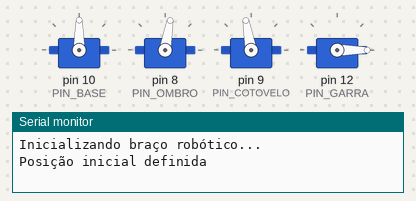
The sketch below on a simulated Arduino Uno, built with avr-gcc and run on an emulated ATmega328P. Parts: 4 × servo, the last lines printed to the serial monitor.

Above: at 0.1 s.
At 7.3 s:
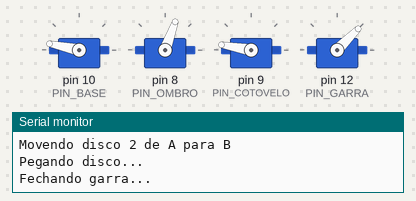
At 14.2 s:
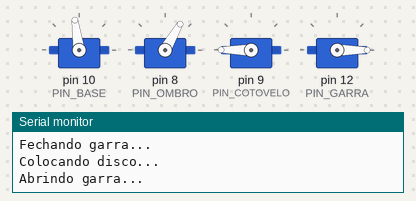
At 21.7 s:
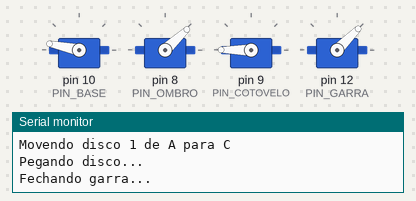
At 29.4 s:
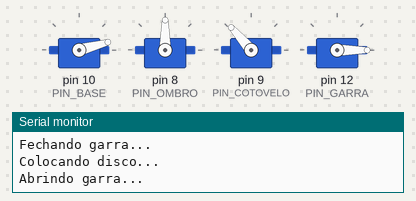
At 35.4 s:
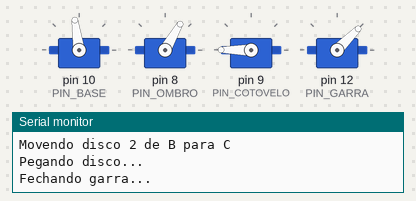
Timing chart, 0 to 40.0 s (numbered marks = the images above):
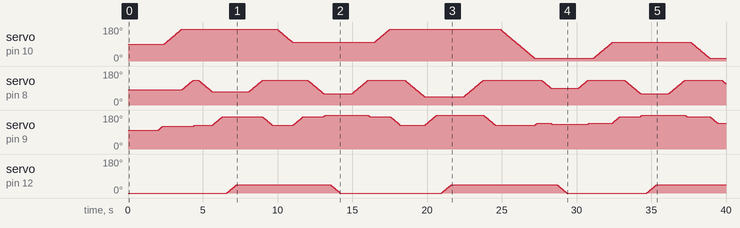

The sketch:

braco_hanoi.ino
```cpp
#include <Servo.h>

// ==== SERVOS ====
Servo baseServo;      // gira esquerda / centro / direita
Servo ombroServo;     // sobe/desce braço principal
Servo cotoveloServo;  // dobra o braço
Servo garraServo;     // abre/fecha garra

// ==== PINOS ====
const int PIN_BASE = 10;
const int PIN_OMBRO = 8;
const int PIN_COTOVELO = 9;
const int PIN_GARRA = 12;

// ==== CONFIG GARRA ====
const int GARRA_ABERTA = 0;
const int GARRA_FECHADA = 45;

// ==== CONFIGURAÇÕES DE MOVIMENTO ====
const int STEP_DELAY = 15;   // ms entre passos (movimento suave)
const int STEP_SIZE = 1;     // graus por passo
const int MOVE_DELAY = 300;  // ms após movimentos principais

// ==== POSIÇÕES CALIBRADAS ====
struct Pose {
  int base;
  int ombro;
  int cotovelo;
};

// Haste A (esquerda)
Pose A_UP = {168, 130, 125};  // base - altura - frente
Pose A_LOW_BIG = {168, 43, 180};
Pose A_LOW_SMALL = {168, 70, 170};

// Haste B (meio)
Pose B_UP = {98, 130, 172};
Pose B_LOW_BIG = {98, 61, 180};
Pose B_LOW_SMALL = {98, 60, 180};

// Haste C (direita)
Pose C_UP = {15, 130, 137};
Pose C_LOW_BIG = {15, 90, 131};
Pose C_LOW_SMALL = {15, 80, 137};

// ==== VARIÁVEIS DE POSIÇÃO ATUAL ====
int basePos = 90;
int ombroPos = 80;
int cotoveloPos = 100;
int garraPos = GARRA_ABERTA;

// ==== FUNÇÕES OTIMIZADAS ====

// Move servo suavemente mantendo controle de posição
void moveServoSmoothTracked(Servo &s, int target, int &shadowVar) {
  while (shadowVar != target) {
    if (shadowVar < target) shadowVar += STEP_SIZE;
    else if (shadowVar > target) shadowVar -= STEP_SIZE;
    s.write(shadowVar);
    delay(STEP_DELAY);
  }
}

// Configuração imediata de servo
void setServoImmediate(Servo &s, int angle, int &shadowVar) {
  shadowVar = angle;
  s.write(angle);
}

// Movimento otimizado para pose - versão corrigida
void gotoPose(Pose p) {
  // Se já está na pose, não faz nada
  if (basePos == p.base && ombroPos == p.ombro && cotoveloPos == p.cotovelo) {
    return;
  }

  // Movimento seguro: ajusta altura antes de girar apenas se necessário
  int baseDiff = abs(basePos - p.base);

  // Sobe antes de girar apenas se:
  // 1. Precisa girar bastante E
  // 2. Não está já em uma posição segura E
  // 3. Não está indo para uma posição baixa
  if (baseDiff > 30 &&
      (ombroPos < 70 || cotoveloPos < 110) &&
      p.ombro > 70) {  // Só levanta se o destino não for baixo
    // Levanta para posição segura antes de girar
    moveServoSmoothTracked(ombroServo, 80, ombroPos);
    moveServoSmoothTracked(cotoveloServo, 120, cotoveloPos);
    delay(100);
  }

  // Executa movimentos
  moveServoSmoothTracked(baseServo, p.base, basePos);
  moveServoSmoothTracked(ombroServo, p.ombro, ombroPos);
  moveServoSmoothTracked(cotoveloServo, p.cotovelo, cotoveloPos);
  delay(MOVE_DELAY);
}

void openGripper() {
  Serial.println("Abrindo garra...");
  moveServoSmoothTracked(garraServo, GARRA_ABERTA, garraPos);
  delay(MOVE_DELAY);
}

void closeGripper() {
  Serial.println("Fechando garra...");
  moveServoSmoothTracked(garraServo, GARRA_FECHADA, garraPos);
  delay(MOVE_DELAY);
}

// Função unificada para pegar disco
void pickFrom(Pose upPose, Pose lowPose) {
  Serial.println("Pegando disco...");
  gotoPose(upPose);
  gotoPose(lowPose);
  closeGripper();
  delay(500);  // Delay extra para garantir que fechou
  gotoPose(upPose);
}

// Função unificada para colocar disco
void placeOn(Pose upPose, Pose lowPose) {
  Serial.println("Colocando disco...");
  gotoPose(upPose);
  gotoPose(lowPose);
  openGripper();
  delay(500);  // Delay extra para garantir que abriu
  gotoPose(upPose);
}

// ==== ALGORITMO TORRE DE HANÓI ====

// Função auxiliar para determinar pose baseada no tamanho do disco e haste
Pose getPose(char haste, int tamanhoDisco, bool isUp) {
  if (isUp) {
    switch (haste) {
      case 'A': return A_UP;
      case 'B': return B_UP;
      case 'C': return C_UP;
    }
  } else {
    switch (haste) {
      case 'A':
        return (tamanhoDisco == 1) ? A_LOW_BIG : A_LOW_SMALL;
      case 'B':
        return (tamanhoDisco == 1) ? B_LOW_BIG : B_LOW_SMALL;
      case 'C':
        return (tamanhoDisco == 1) ? C_LOW_BIG : C_LOW_SMALL;
    }
  }
  return A_UP;  // fallback
}

// Move disco entre hastes
void moveDisco(char origem, char destino, int tamanhoDisco) {
  Serial.print("Movendo disco ");
  Serial.print(tamanhoDisco);
  Serial.print(" de ");
  Serial.print(origem);
  Serial.print(" para ");
  Serial.println(destino);

  Pose upOrigem = getPose(origem, tamanhoDisco, true);
  Pose lowOrigem = getPose(origem, tamanhoDisco, false);
  Pose upDestino = getPose(destino, tamanhoDisco, true);
  Pose lowDestino = getPose(destino, tamanhoDisco, false);

  pickFrom(upOrigem, lowOrigem);
  placeOn(upDestino, lowDestino);
}

// Versão específica para 2 discos
void hanoi2() {
  Serial.println("Iniciando Torre de Hanoi com 2 discos");
  moveDisco('A', 'B', 2);  // Pequeno A->B
  moveDisco('A', 'C', 1);  // Grande A->C
  moveDisco('B', 'C', 2);  // Pequeno B->C
  Serial.println("Torre de Hanoi concluída!");
}

// ==== SETUP E LOOP ====
void setup() {
  Serial.begin(9600);
  Serial.println("Inicializando braço robótico...");

  // Inicializa servos
  baseServo.attach(PIN_BASE);
  ombroServo.attach(PIN_OMBRO);
  cotoveloServo.attach(PIN_COTOVELO);
  garraServo.attach(PIN_GARRA);

  // Posição inicial segura
  basePos = 90;
  ombroPos = 80;
  cotoveloPos = 100;
  garraPos = GARRA_ABERTA;

  setServoImmediate(baseServo, basePos, basePos);
  setServoImmediate(ombroServo, ombroPos, ombroPos);
  setServoImmediate(cotoveloServo, cotoveloPos, cotoveloPos);
  setServoImmediate(garraServo, garraPos, garraPos);

  Serial.println("Posição inicial definida");
  delay(2000);  // Aguarda inicialização

  // Executa Torre de Hanói para 2 discos
  hanoi2();
}

void loop() {
  // Para executar repetidamente, descomente:
  // delay(5000);
  // hanoi2();
}
```
